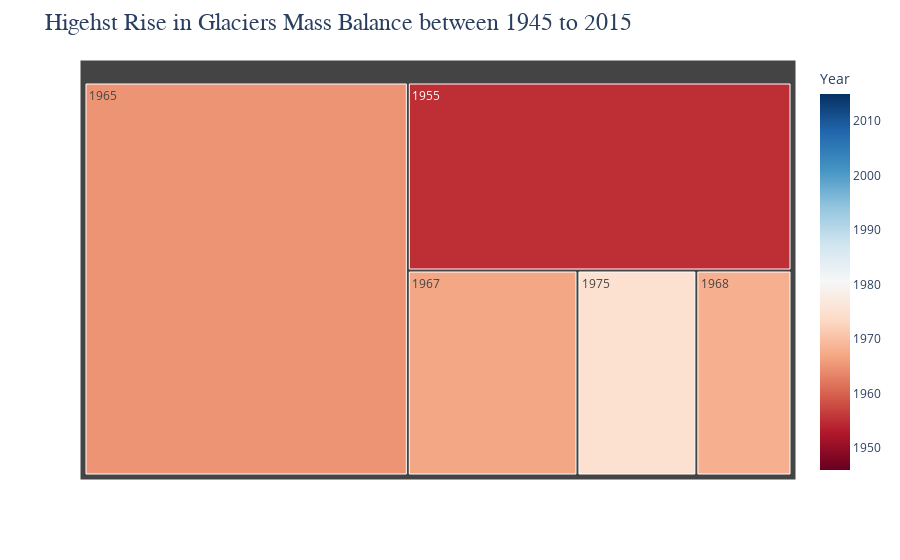

The notebook cell this image was saved under:
### Markdown cell above
The following are the years with the highest change in mass balance.

### Code cell
fig = px.treemap(glaciers_df, path=["Year"], values="Difference in mass balance",
                 color="Year", color_continuous_scale="RdBu")


fig.update_layout(
    title=dict(
        text="Higehst Rise in Glaciers Mass Balance between 1945 to 2015",
        font=dict(
            family="Arial",
            size=24
        )
    )
)

fig.show()

### Figure 1 — Plotly figure (JSON) as saved in the notebook; plotly's stock layout.template omitted (floating-point values rounded to 4 significant figures)
{"data": [{"branchvalues": "total", "customdata": [[null], [1946.0], [1947], [1948], [1949], [1950], [1951.0], [1952.0], [1953.0], [1954], [1955], [1956], [1957], [1958.0], [1959], [1960], [1961], [1962], [1963], [1964.0], [1965], [1966], [1967], [1968], [1969], [1970.0], [1971.0], [1972], [1973], [1974], [1975.0], [1976], [1977.0], [1978.0], [1979.0], [1980], [1981], [1982], [1983.0], [1984], [1985.0], [1986], [1987], [1988], [1989], [1990.0], [1991.0], [1992], [1993], [1994], [1995], [1996], [1997], [1998], [1999], [2000], [2001], [2002.0], [2003.0], [2004], [2005], [2006.0], [2007.0], [2008], [2009], [2010.0], [2011.0], [2012], [2013], [2014], [2015]], "domain": {"x": [0, 1], "y": [0, 1]}, "hovertemplate": "labels=%{label}<br>Difference in mass balance=%{value}<br>parent=%{parent}<br>id=%{id}<br>Year=%{color}<extra></extra>", "ids": ["1945", "1946", "1947", "1948", "1949", "1950", "1951", "1952", "1953", "1954", "1955", "1956", "1957", "1958", "1959", "1960", "1961", "1962", "1963", "1964", "1965", "1966", "1967", "1968", "1969", "1970", "1971", "1972", "1973", "1974", "1975", "1976", "1977", "1978", "1979", "1980", "1981", "1982", "1983", "1984", "1985", "1986", "1987", "1988", "1989", "1990", "1991", "1992", "1993", "1994", "1995", "1996", "1997", "1998", "1999", "2000", "2001", "2002", "2003", "2004", "2005", "2006", "2007", "2008", "2009", "2010", "2011", "2012", "2013", "2014", "2015"], "labels": ["1945", "1946", "1947", "1948", "1949", "1950", "1951", "1952", "1953", "1954", "1955", "1956", "1957", "1958", "1959", "1960", "1961", "1962", "1963", "1964", "1965", "1966", "1967", "1968", "1969", "1970", "1971", "1972", "1973", "1974", "1975", "1976", "1977", "1978", "1979", "1980", "1981", "1982", "1983", "1984", "1985", "1986", "1987", "1988", "1989", "1990", "1991", "1992", "1993", "1994", "1995", "1996", "1997", "1998", "1999", "2000", "2001", "2002", "2003", "2004", "2005", "2006", "2007", "2008", "2009", "2010", "2011", "2012", "2013", "2014", "2015"], "marker": {"coloraxis": "coloraxis", "colors": [null, 1946.0, 1947, 1948, 1949, 1950, 1951.0, 1952.0, 1953.0, 1954, 1955, 1956, 1957, 1958.0, 1959, 1960, 1961, 1962, 1963, 1964.0, 1965, 1966, 1967, 1968, 1969, 1970.0, 1971.0, 1972, 1973, 1974, 1975.0, 1976, 1977.0, 1978.0, 1979.0, 1980, 1981, 1982, 1983.0, 1984, 1985.0, 1986, 1987, 1988, 1989, 1990.0, 1991.0, 1992, 1993, 1994, 1995, 1996, 1997, 1998, 1999, 2000, 2001, 2002.0, 2003.0, 2004, 2005, 2006.0, 2007.0, 2008, 2009, 2010.0, 2011.0, 2012, 2013, 2014, 2015]}, "name": "", "parents": ["", "", "", "", "", "", "", "", "", "", "", "", "", "", "", "", "", "", "", "", "", "", "", "", "", "", "", "", "", "", "", "", "", "", "", "", "", "", "", "", "", "", "", "", "", "", "", "", "", "", "", "", "", "", "", "", "", "", "", "", "", "", "", "", "", "", "", "", "", "", ""], "type": "treemap", "values": [0, -0.54, -1.88, -0.29, -0.43, -1.005, -0.387, -0.423, -0.671, -0.431, 0.222, -0.213, -0.141, -0.751, -0.613, -0.363, -0.226, -0.168, -0.444, -0.117, 0.391, -0.148, 0.107, 0.06, -0.5, -0.379, -0.171, -0.161, -0.107, -0.081, 0.075, -0.099, -0.049, -0.072, -0.364, -0.188, -0.079, -0.451, -0.026, -0.045, -0.349, -0.542, -0.048, -0.462, -0.091, -0.345, -0.538, -0.316, -0.233, -0.604, -0.227, -0.41, -0.55, -0.85, -0.355, -0.054, -0.334, -0.651, -1.246, -0.712, -0.745, -1.154, -0.68, -0.504, -0.677, -0.697, -1.088, -0.664, -0.858, -0.798, -1.162]}], "layout": {"coloraxis": {"colorbar": {"title": {"text": "Year"}}, "colorscale": [[0, "rgb(103,0,31)"], [0.1, "rgb(178,24,43)"], [0.2, "rgb(214,96,77)"], [0.3, "rgb(244,165,130)"], [0.4, "rgb(253,219,199)"], [0.5, "rgb(247,247,247)"], [0.6, "rgb(209,229,240)"], [0.7, "rgb(146,197,222)"], [0.8, "rgb(67,147,195)"], [0.9, "rgb(33,102,172)"], [1, "rgb(5,48,97)"]]}, "legend": {"tracegroupgap": 0}, "margin": {"t": 60}, "title": {"font": {"family": "Arial", "size": 24}, "text": "Higehst Rise in Glaciers Mass Balance between 1945 to 2015"}}}
